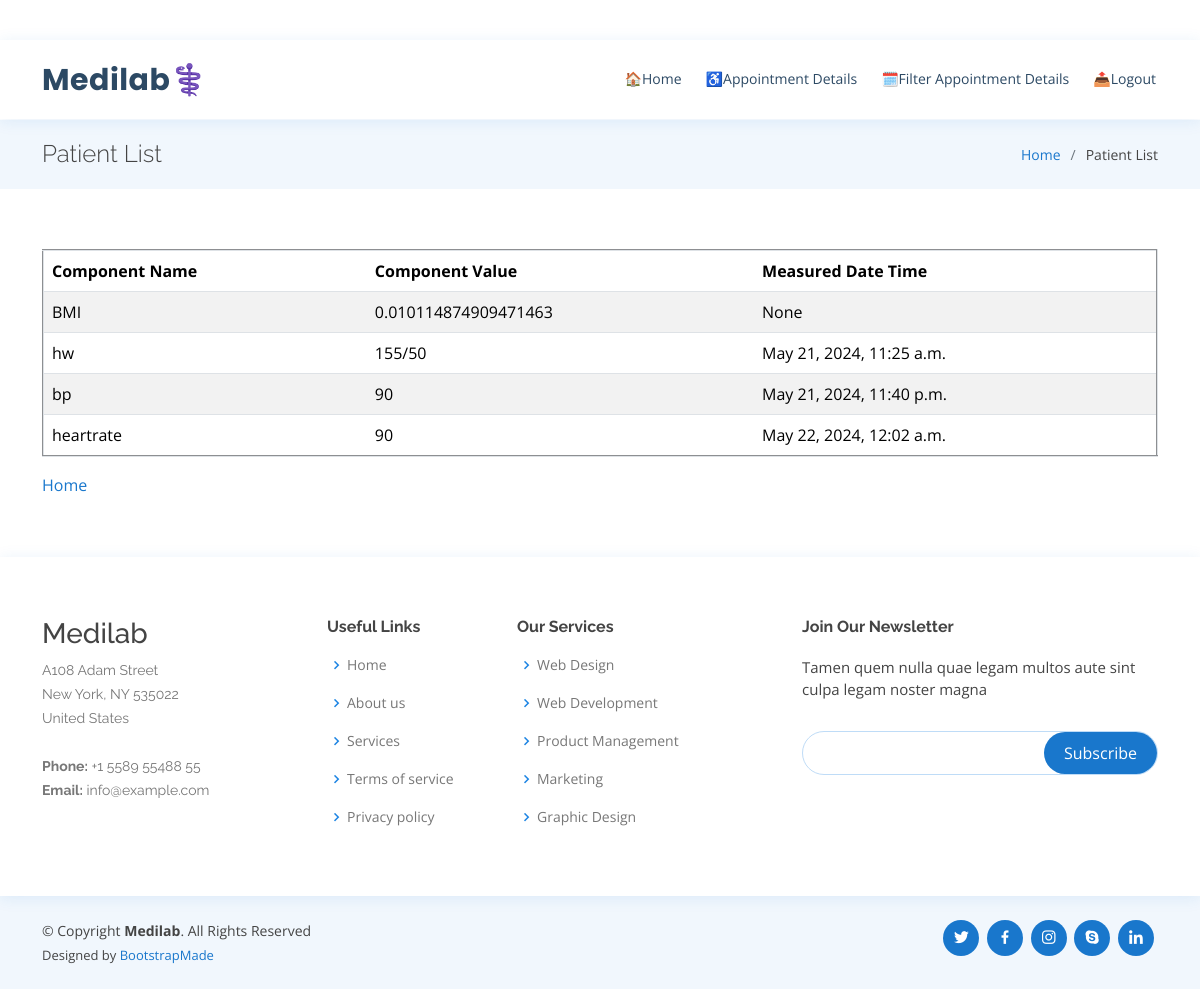
The app's page /view/analyze/1/ with its own data.
### clinicalsApp/models.py (models this page shows)
class ClinicalData(models.Model):
    COMPONENT_NAMES=[('hw','Height / Weight'),('bp','Blood Pressure'),('heartrate','Heart Rate')]
    componentName= models.CharField(choices=COMPONENT_NAMES,max_length=20)
    componentValue= models.CharField(max_length=20)
    measuredDateTime= models.DateTimeField(auto_now_add=True)
    patient= models.ForeignKey('Patient',on_delete=models.CASCADE)

### clinicalsApp/views.py (the view)
# urls.py: path('view/analyze/<int:pk>/',views.analyze),
def analyze(request, **kwargs):
    data= ClinicalData.objects.filter(patient_id=kwargs['pk'])
    responsedata=[]
    for eachEntry in data:
        if eachEntry.componentName=='hw':
            heightweight= eachEntry.componentValue.split('/')
            if len(heightweight) > 1:
                feetTometers= float(heightweight[0]) * 0.4536
                BMI= (float(heightweight[1]))/(feetTometers*feetTometers)
                bmiEntry= ClinicalData()
                bmiEntry.componentName='BMI'
                bmiEntry.componentValue=BMI
                responsedata.append(bmiEntry)
        responsedata.append(eachEntry)
    return render(request, 'clinicalsApp/generateReport.html', {'data':responsedata})

### templates/clinicalsApp/generateReport.html (shortened to what this page needs)
<!DOCTYPE html>
<html lang="en">
  {% load static %}
<head>
   <link href="{% static 'assets/vendor/fontawesome-free/css/all.min.csss' %}" rel="stylesheet">
   <link href="{% static 'assets/vendor/animate.css/animate.min.css' %}" rel="stylesheet">
   <link href="{% static 'assets/vendor/bootstrap/css/bootstrap.min.css' %}" rel="stylesheet">
   <link href="{% static 'assets/vendor/bootstrap-icons/bootstrap-icons.css' %}" rel="stylesheet">
   <link href="{% static 'assets/vendor/boxicons/css/boxicons.min.css' %}" rel="stylesheet">
   <link href="{% static 'assets/vendor/glightbox/css/glightbox.min.css' %}" rel="stylesheet">
   <link href="{% static 'assets/vendor/remixicon/remixicon.css' %}" rel="stylesheet">
   <link href="{% static 'assets/vendor/swiper/swiper-bundle.min.css' %}" rel="stylesheet">
   <link href="{% static 'assets/css/style.css' %}" rel="stylesheet">
</head>
<body>
  <header id="header" class="fixed-top">
    <div class="container d-flex align-items-center">
      <h1 class="logo me-auto"><a href="index.html">Medilab⚕️</a></h1>
      <nav id="navbar" class="navbar order-last order-lg-0">
        <ul>
          <li><a class="nav-link scrollto " href="{% url 'index' %}">🏠Home</a></li>
          <li><a class="nav-link scrollto" href="{% url 'all' %}">♿Appointment Details</a></li>
          <li><a class="nav-link scrollto" href="{% url 'select_date' %}">🗓️Filter Appointment Details</a></li>
          <li><a class="nav-link scrollto" href="{% url 'logout' %}">📤Logout</a></li>
        </ul>
      </nav>
    </div>
  </header>
  <main id="main">
    <section class="breadcrumbs">
      <div class="container">
        <div class="d-flex justify-content-between align-items-center">
          <h2>Patient List</h2>
          <ol>
            <li><a href="index.html">Home</a></li>
            <li>Patient List</li>
          </ol>
        </div>
      </div>
    </section>
    <section class="inner-page" style="margin-left: auto; margin-right: auto;">
      <div class="container">
        <table border="2" class="table table-striped">
            <thead>
                <th>Component Name</th>
                <th>Component Value</th>
                <th>Measured Date Time</th>
            </thead>
            {% for eachEntry in data %}
            <tr>
                <td>{{eachEntry.componentName}}</td>
                <td>{{eachEntry.componentValue}}</td>
                <td>{{eachEntry.measuredDateTime}}</td>
            </tr>
            {% endfor %}
        </table>
    <a href="/">Home</a>
</div>
</section>
</main>
<footer id="footer">
<div class="footer-top">
  <div class="container">
    <div class="row">
      <div class="col-lg-3 col-md-6 footer-contact">
        <h3>Medilab</h3>
        <p>
          A108 Adam Street <br>
          New York, NY 535022<br>
          United States <br><br>
          <strong>Phone:</strong> +1 5589 55488 55<br>
          <strong>Email:</strong> info@example.com<br>
        </p>
      </div>
      <div class="col-lg-2 col-md-6 footer-links">
        <h4>Useful Links</h4>
        <ul>
          <li><i class="bx bx-chevron-right"></i> <a href="#">Home</a></li>
          <li><i class="bx bx-chevron-right"></i> <a href="#">About us</a></li>
          <li><i class="bx bx-chevron-right"></i> <a href="#">Services</a></li>
          <li><i class="bx bx-chevron-right"></i> <a href="#">Terms of service</a></li>
          <li><i class="bx bx-chevron-right"></i> <a href="#">Privacy policy</a></li>
        </ul>
      </div>
      <div class="col-lg-3 col-md-6 footer-links">
        <h4>Our Services</h4>
        <ul>
          <li><i class="bx bx-chevron-right"></i> <a href="#">Web Design</a></li>
          <li><i class="bx bx-chevron-right"></i> <a href="#">Web Development</a></li>
          <li><i class="bx bx-chevron-right"></i> <a href="#">Product Management</a></li>
          <li><i class="bx bx-chevron-right"></i> <a href="#">Marketing</a></li>
          <li><i class="bx bx-chevron-right"></i> <a href="#">Graphic Design</a></li>
        </ul>
      </div>
      <div class="col-lg-4 col-md-6 footer-newsletter">
        <h4>Join Our Newsletter</h4>
        <p>Tamen quem nulla quae legam multos aute sint culpa legam noster magna</p>
        <form action="" method="post">
          <input type="email" name="email"><input type="submit" value="Subscribe">
        </form>
      </div>
    </div>
  </div>
</div>
<div class="container d-md-flex py-4">
  <div class="me-md-auto text-center text-md-start">
    <div class="copyright">
      &copy; Copyright <strong><span>Medilab</span></strong>. All Rights Reserved
    </div>
    <div class="credits">
      Designed by <a href="https://bootstrapmade.com/">BootstrapMade</a>
    </div>
  </div>
  <div class="social-links text-center text-md-right pt-3 pt-md-0">
    <a href="#" class="twitter"><i class="bx bxl-twitter"></i></a>
    <a href="#" class="facebook"><i class="bx bxl-facebook"></i></a>
    <a href="#" class="instagram"><i class="bx bxl-instagram"></i></a>
    <a href="#" class="google-plus"><i class="bx bxl-skype"></i></a>
    <a href="#" class="linkedin"><i class="bx bxl-linkedin"></i></a>
  </div>
</div>
</footer>
</body>
</html>

### static/assets/css/style.css (style rules this page uses)
body { font-family: "Open Sans", sans-serif; color: #444444; }
a { color: #1977cc; text-decoration: none; }
h1, h2, h3, h4, h5, h6 { font-family: "Raleway", sans-serif; }
#header { background: #fff; transition: all 0.5s; z-index: 997; padding: 15px 0; top: 40px; box-shadow: 0px 2px 15px rgba(25, 119, 204, 0.1); }
#header .logo { font-size: 30px; margin: 0; padding: 0; line-height: 1; font-weight: 700; letter-spacing: 0.5px; font-family: "Poppins", sans-serif; }
#header .logo a { color: #2c4964; }
.navbar { padding: 0; }
.navbar ul { margin: 0; padding: 0; display: flex; list-style: none; align-items: center; }
.navbar li { position: relative; }
.navbar>ul>li { position: relative; white-space: nowrap; padding: 8px 0 8px 20px; }
.navbar a, .navbar a:focus { display: flex; align-items: center; justify-content: space-between; font-size: 14px; color: #2c4964; white-space: nowrap; transition: 0.3s; border-bottom: 2px solid #fff; padding: 5px 2px; }
section { padding: 60px 0; overflow: hidden; }
.breadcrumbs { padding: 20px 0; background-color: #f1f7fd; min-height: 40px; margin-top: 120px; }
.breadcrumbs h2 { font-size: 24px; font-weight: 300; margin: 0; }
.breadcrumbs ol { display: flex; flex-wrap: wrap; list-style: none; padding: 0; margin: 0; font-size: 14px; }
.breadcrumbs ol li+li { padding-left: 10px; }
.breadcrumbs ol li+li::before { display: inline-block; padding-right: 10px; color: #6c757d; content: "/"; }
#footer { color: #444444; font-size: 14px; background: #f1f7fd; }
#footer .footer-top { padding: 60px 0 30px 0; background: #fff; box-shadow: 0px 2px 15px rgba(25, 119, 204, 0.1); }
#footer .footer-top .footer-contact { margin-bottom: 30px; }
#footer .footer-top .footer-contact p { font-size: 14px; line-height: 24px; margin-bottom: 0; font-family: "Raleway", sans-serif; color: #777777; }
#footer .footer-top h4 { font-size: 16px; font-weight: bold; color: #444444; position: relative; padding-bottom: 12px; }
#footer .footer-top .footer-links { margin-bottom: 30px; }
#footer .footer-top .footer-links ul { list-style: none; padding: 0; margin: 0; }
#footer .footer-top .footer-links ul i { padding-right: 2px; color: #1c84e3; font-size: 18px; line-height: 1; }
#footer .footer-top .footer-links ul li { padding: 10px 0; display: flex; align-items: center; }
#footer .footer-top .footer-links ul li:first-child { padding-top: 0; }
#footer .footer-top .footer-links ul a { color: #777777; transition: 0.3s; display: inline-block; line-height: 1; }
#footer .footer-newsletter { font-size: 15px; }
#footer .footer-newsletter h4 { font-size: 16px; font-weight: bold; color: #444444; position: relative; padding-bottom: 12px; }
#footer .footer-newsletter form { margin-top: 30px; background: #fff; padding: 6px 10px; position: relative; border-radius: 50px; text-align: left; border: 1px solid #bfdcf7; }
#footer .footer-newsletter form input[type=email] { border: 0; padding: 4px 8px; width: calc(100% - 100px); }
#footer .footer-newsletter form input[type=submit] { position: absolute; top: 0; right: 0; bottom: 0; border: 0; background: none; font-size: 16px; padding: 0 20px; background: #1977cc; color: #fff; transition: 0.3s; border-radius: 50px; }
#footer .credits { padding-top: 5px; font-size: 13px; color: #444444; }
#footer .social-links a { font-size: 18px; display: inline-block; background: #1977cc; color: #fff; line-height: 1; padding: 8px 0; margin-right: 4px; border-radius: 50%; text-align: center; width: 36px; height: 36px; transition: 0.3s; }

### records on screen
ClinicalData: componentName "hw", componentValue "155/50", measuredDateTime "May 21, 2024, 11:25 a.m."
ClinicalData: componentName "bp", componentValue "90", measuredDateTime "May 21, 2024, 11:40 p.m."
ClinicalData: componentName "heartrate", componentValue "90", measuredDateTime "May 22, 2024, 12:02 a.m."

### other values on screen
{{ eachEntry.componentName }} "BMI"
{{ eachEntry.componentValue }} "0.010114874909471463"
{{ eachEntry.measuredDateTime }} "None"
